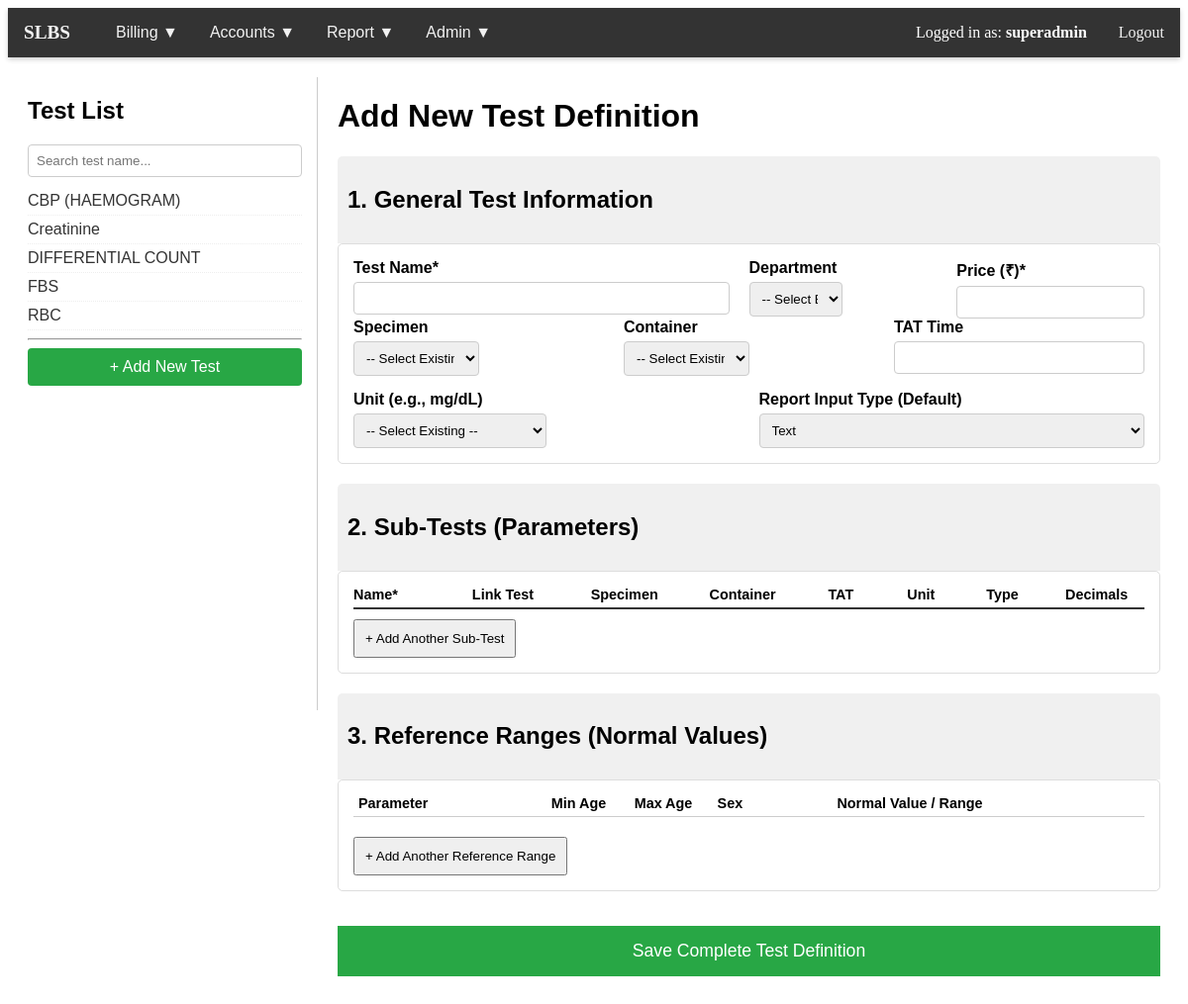
The app's page /test_management.php (signed in) with its own data.
### tables this page shows
CREATE TABLE `company` (
  `id` int(11) NOT NULL,
  `company_name` varchar(255) NOT NULL,
  `address` varchar(255) DEFAULT NULL,
  `phone_no` varchar(20) DEFAULT NULL
);

CREATE TABLE `tests` (
  `test_id` int(11) NOT NULL,
  `test_name` varchar(150) NOT NULL,
  `test_department` varchar(100) DEFAULT NULL,
  `specimen` varchar(50) DEFAULT NULL,
  `container` varchar(50) DEFAULT NULL,
  `price` decimal(10,2) NOT NULL,
  `tat_time` varchar(50) DEFAULT NULL,
  `report_type` enum('text','numeric') DEFAULT 'text',
  `decimal_places` tinyint(4) DEFAULT 0,
  `unit` varchar(20) DEFAULT NULL
);

### functions.php (called while the page is built, shortened)
<?php
require_once 'db_connect.php';
function check_permission($role_id, $permission_slug) {
    global $conn;
    if ($role_id == 1) {
        return true;
    }
    $sql = "SELECT 1
            FROM permissions p
            JOIN role_permissions rp ON p.permission_id = rp.permission_id
            WHERE rp.role_id = ? AND p.permission_slug = ?";
    $stmt = $conn->prepare($sql);
    $stmt->bind_param("is", $role_id, $permission_slug);
    $stmt->execute();
    $stmt->store_result();
    $has_permission = $stmt->num_rows > 0;
    return $has_permission;
}
?>

### test_management.php (the view, shortened to what this page needs)
<?php
require_once 'functions.php';
require_once 'db_connect.php';
$test_data = null;
$is_edit_mode = false;
$all_tests = $conn->query("SELECT test_id, test_name FROM tests ORDER BY test_name")->fetch_all(MYSQLI_ASSOC);
?>
<!DOCTYPE html>
<html>
<head>
</head>
<body>
    <?php include 'navbar.php'; ?>
    <div class="container">
        <div class="list-panel">
            <h2>Test List</h2>
            <input type="text" id="test_search" placeholder="Search test name..." onkeyup="filterTests()">
            <div id="test_list_container" style="margin-top: 10px;">
                <?php foreach ($all_tests as $test): ?>
                    <div class="test-list-item" data-name="<?php echo strtolower($test['test_name']); ?>">
                        <a href="?edit_id=<?php echo $test['test_id']; ?>">
                            <?php echo htmlspecialchars($test['test_name']); ?>
                        </a>
                    </div>
                <?php endforeach; ?>
            </div>
            <hr>
            <a href="test_management.php" style="display: block; text-align: center; background: #28a745; color: white; padding: 10px; border-radius: 4px; text-decoration: none;">+ Add New Test</a>
        </div>
        <div class="form-panel">
            <h1><?php echo $is_edit_mode ? 'Edit Test: ' . htmlspecialchars($test_data['test_name'] ?? '') : 'Add New Test Definition'; ?></h1>
            <form action="" method="post" id="testForm">
                <div class="section-header"><h2>1. General Test Information</h2></div>
                <div class="sub-form">
                    <div style="display: flex; gap: 20px;">
                        <div style="flex: 2;"><label>Test Name*</label><input type="text" name="test_name" value="<?php echo htmlspecialchars($test_data['test_name'] ?? ''); ?>" required></div>
                        <div style="flex: 1;">
                            <label>Department</label>
                            <select name="test_department_select" id="test_department_select" onchange="toggleInput('test_department')" style="width: 50%; float: left;">
                                <option value="">-- Select Existing --</option>
                            </select>
                        </div>
                        <div style="flex: 1;"><label>Price (₹)*</label><input type="number" name="price" step="0.01" value="<?php echo htmlspecialchars($test_data['price'] ?? ''); ?>" required min="0.01"></div>
                    </div>
                    <div style="display: flex; gap: 20px;">
                        <div style="flex: 1;">
                            <label>Specimen</label>
                            <select name="specimen_select" id="specimen_select" onchange="toggleInput('specimen')" style="width: 50%; float: left;">
                                <option value="">-- Select Existing --</option>
                            </select>
                        </div>
                        <div style="flex: 1;">
                            <label>Container</label>
                            <select name="container_select" id="container_select" onchange="toggleInput('container')" style="width: 50%; float: left;">
                                <option value="">-- Select Existing --</option>
                            </select>
                        </div>
                        <div style="flex: 1;"><label>TAT Time</label><input type="text" name="tat_time" value="<?php echo htmlspecialchars($test_data['tat_time'] ?? ''); ?>"></div>
                    </div>
                    <div style="display: flex; gap: 20px; margin-top: 15px;">
                        <div style="flex: 1;">
                            <label>Unit (e.g., mg/dL)</label>
                            <select name="unit_select" id="unit_select" onchange="toggleInput('unit')" style="width: 50%; float: left;">
                                <option value="">-- Select Existing --</option>
                            </select>
                        </div>
                        <div style="flex: 1;">
                            <label>Report Input Type (Default)</label>
                            <select name="report_type" id="report_type" onchange="toggleDecimalOptions(this.value, 'decimal_options', 'decimal_places')">
                                <option value="text" <?php echo (($test_data['report_type'] ?? 'text') == 'text') ? 'selected' : ''; ?>>Text</option>
                            </select>
                        </div>
                    </div>
                </div>
                <div class="section-header"><h2>2. Sub-Tests (Parameters)</h2></div>
                <div class="sub-form">
                    <div id="sub_tests_container">
                        <div style="display: flex; font-weight: bold; padding-bottom: 5px; border-bottom: 2px solid #333; font-size: 0.9em;">
                            <div style="width: 15%;">Name*</div>
                            <div style="width: 15%;">Link Test</div>
                            <div style="width: 15%;">Specimen</div>
                            <div style="width: 15%;">Container</div>
                            <div style="width: 10%;">TAT</div>
                            <div style="width: 10%;">Unit</div>
                            <div style="width: 10%;">Type</div>
                            <div style="width: 5%;">Decimals</div>
                            <div style="width: 5%;"></div>
                        </div>
                    </div>
                    <button type="button" onclick="addSubTest()" style="padding: 10px; margin-top: 10px;">+ Add Another Sub-Test</button>
                </div>
                <div class="section-header"><h2>3. Reference Ranges (Normal Values)</h2></div>
                <div class="sub-form">
                    <div class="range-header-row" style="display: flex; margin-bottom: 10px; border-bottom: 1px solid #ccc; padding-bottom: 5px; font-weight: bold; font-size: 0.9em;">
                         <div style="width: 25%; padding-right: 5px;">Parameter</div>
                         <div style="width: 10%;">Min Age</div>
                         <div style="width: 10%;">Max Age</div>
                         <div style="width: 15%;">Sex</div>
                         <div style="width: 35%;">Normal Value / Range</div>
                         <div style="width: 5%;"></div>
                    </div>
                    <button type="button" onclick="addRefRange()" style="padding: 10px; margin-top: 10px;">+ Add Another Reference Range</button>
                </div>
                <button type="submit" style="width: 100%; padding: 15px; background-color: <?php echo $is_edit_mode ? '#f0ad4e' : '#28a745'; ?>; color: white; border: none; font-size: 1.1em; margin-top: 20px;">
                    <?php echo $is_edit_mode ? 'Update Test Definition' : 'Save Complete Test Definition'; ?>
                </button>
            </form>
        </div>
    </div>
</body>
</html>

### navbar.php (shortened to what this page needs)
<?php
$company_name = "Lab Billing System";
if (isset($conn)) {
    $result = $conn->query("SELECT company_name FROM company LIMIT 1");
    if ($result && $row = $result->fetch_assoc()) {
        $company_name = htmlspecialchars($row['company_name']);
    }
}
$role_id = $_SESSION['role_id'] ?? 0;
?>
<div class="navbar">
    <div class="navbar-left">
        <a class="logo" href="dashboard.php"><?php echo $company_name; ?></a>
        <?php if (check_permission($role_id, 'access_billing')) : ?>
            <div class="dropdown">
                <div class="dropdown-toggle">
                    <button>Billing ▼</button>
                </div>
            </div>
        <?php endif; ?>
        <?php if (check_permission($role_id, 'access_accounts')) : ?>
            <div class="dropdown">
                <div class="dropdown-toggle">
                    <button>Accounts ▼</button>
                </div>
            </div>
        <?php endif; ?>
        <?php if (check_permission($role_id, 'access_reports')) : ?>
            <div class="dropdown">
                <div class="dropdown-toggle">
                    <button>Report ▼</button>
                </div>
            </div>
        <?php endif; ?>
        <?php if (check_permission($role_id, 'manage_users') || check_permission($role_id, 'manage_tests') || check_permission($role_id, 'access_licence') || $role_id == 1) : ?>
            <div class="dropdown">
                <div class="dropdown-toggle">
                    <button>Admin ▼</button>
                </div>
            </div>
        <?php endif; ?>
    </div>
    <div class="navbar-right">
        <div class="user-info">
            Logged in as: <strong><?php echo htmlspecialchars($_SESSION['username'] ?? 'User'); ?></strong>
        </div>
        <a class="logout" href="logout.php">Logout</a>
    </div>
</div>

### test_management.php (style rules this page uses)
.container { padding: 20px; font-family: Arial, sans-serif; display: flex; gap: 20px; }
.list-panel { flex: 1; max-height: 80vh; overflow-y: auto; border-right: 1px solid #ccc; padding-right: 15px; }
.form-panel { flex: 3; }
label { display: block; margin-bottom: 5px; font-weight: bold; }
input[type="text"], input[type="number"], select { padding: 8px; width: 100%; box-sizing: border-box; border: 1px solid #ccc; border-radius: 4px; }
.section-header { background-color: #f0f0f0; padding: 10px; margin-top: 20px; border-radius: 5px 5px 0 0; }
.sub-form { border: 1px solid #ddd; padding: 15px; margin-bottom: 15px; border-radius: 5px; }
.test-list-item { padding: 5px 0; border-bottom: 1px dotted #eee; }
.test-list-item a { text-decoration: none; color: #333; display: block; }
.range-header-row div { width: 20%; padding: 0 5px; font-weight: bold; }

### navbar.php (style rules this page uses)
.navbar { background-color: #333; width: 100%; position: relative; z-index: 1000; display: flex; justify-content: space-between; box-shadow: 0 2px 5px rgba(0,0,0,0.2); }
.navbar-left, .navbar-right { display: flex; align-items: center; }
.navbar a, .dropdown-toggle { padding: 14px 16px; text-decoration: none; color: #f2f2f2; background-color: #333; display: flex; align-items: center; transition: background-color 0.3s; height: 100%; box-sizing: border-box; }
.dropdown-toggle button { background: none; border: none; color: #f2f2f2; font-size: 16px; cursor: pointer; padding: 0; margin: 0; }
.navbar .logo { font-size: 1.2em; font-weight: bold; padding-right: 30px; }
.navbar-right .user-info { padding: 14px 16px; color: white; }
.dropdown { position: relative; }

### records on screen
company: company_name "SLBS"
tests: test_name "CBP (HAEMOGRAM)"
tests: test_name "Creatinine"
tests: test_name "DIFFERENTIAL COUNT"
tests: test_name "FBS"
tests: test_name "RBC"

### other values on screen
$_SESSION['username'] "superadmin"
